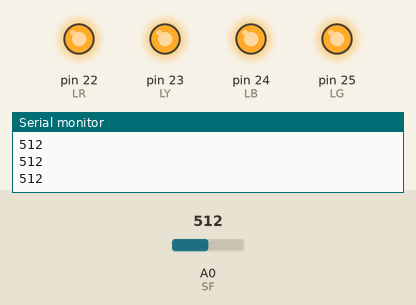
This sketch was run on a simulated Arduino Mega 2560, built with avr-gcc and run on an emulated ATmega2560. On the bench: output pins drawn as LEDs (lit = HIGH), the last lines printed to the serial monitor. The inputs (shaded band) are chosen by the test bench; at power-on: A0 (SF) = 512.

Above: at 1.3 s.
1.4 s: A0 (SF) set to 383
2.9 s: A0 (SF) set to 360
At 3.4 s:
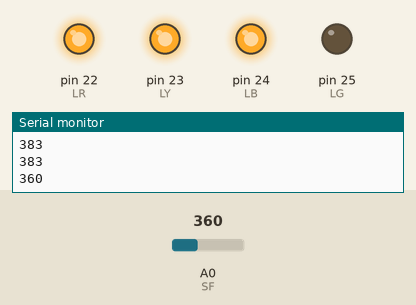
4.5 s: A0 (SF) set to 265
6.0 s: A0 (SF) set to 239
At 6.9 s:
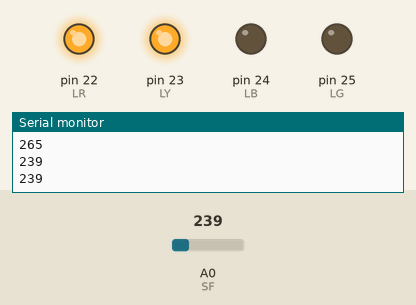
7.5 s: A0 (SF) set to 135
9.0 s: A0 (SF) set to 119
At 9.3 s:
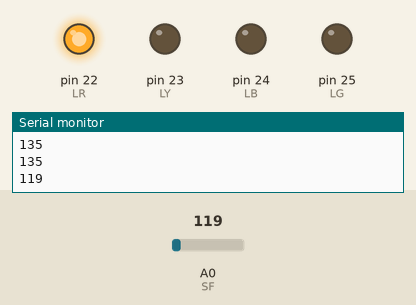
Timing chart, 0 to 11.5 s (numbered marks = the images above; inputs shaded):
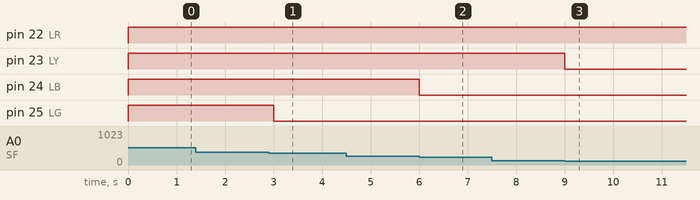

The sketch:

Taller3.ino
```cpp
#define SF 0  // Pin al que va conectado el sensor
#define LR 22   //Pin led rojo
#define LY 23   //Pin led Amarillo
#define LB 24   //Pin led azul
#define LG 25   //Pin led verde

int FSRread;   // Para almacenar el valor del censor

void setup() {
  Serial.begin(9600); //La verdad no se que hace esto
  pinMode(SF, INPUT);
  pinMode (LR, OUTPUT);
  pinMode(LY, OUTPUT);
  pinMode(LB, OUTPUT);
  pinMode(LG, OUTPUT);
}

void loop() {
  FSRread = analogRead(SF);  //Lee el sensor

  Serial.println(FSRread);   //Imprime Valor del sensor

  if(FSRread<=125){
    digitalWrite(LR, HIGH);   //Prende el led rojo
    digitalWrite(LY,LOW);
    digitalWrite(LB,LOW);
    digitalWrite(LG,LOW);
  }
  else if(FSRread<=250){
    digitalWrite(LR,HIGH);
    digitalWrite(LY, HIGH);   //Prende el led amarillo
    digitalWrite(LB,LOW);
    digitalWrite(LG,LOW);
  }
  else if(FSRread<=375){
    digitalWrite(LR,HIGH);
    digitalWrite(LY, HIGH);
    digitalWrite(LB, HIGH);
    digitalWrite(LG,LOW);//Prende el led azul
  }
  else{
    digitalWrite(LR,HIGH);
    digitalWrite(LY, HIGH);
    digitalWrite(LB, HIGH);
    digitalWrite(LG, HIGH);   //Prende el led verde
  }
  delay(500);
}
```

Measured:
- the behaviour switches between 376 and 375 on A0 (SF) (found by bisection; images 0 and 1)
- the behaviour switches between 251 and 250 on A0 (SF) (found by bisection; images 1 and 2)
- the behaviour switches between 126 and 125 on A0 (SF) (found by bisection; images 2 and 3)
- after the input at 2.9 s, pin 25 (LG): HIGH → LOW after 0.10 s
- after the input at 6.0 s, pin 24 (LB): HIGH → LOW at once
- after the input at 9.0 s, pin 23 (LY): HIGH → LOW at once
